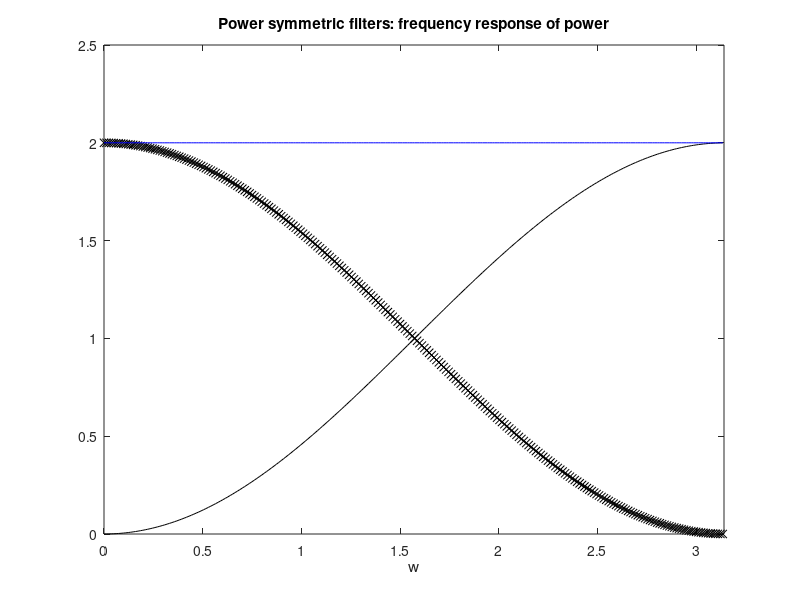

Reproduce this figure in MATLAB.
% Frequency response of the power of power symmetric filters
c=1/sqrt(2);
h0=[c c]; %low-pass filter
h1=[c -c]; %high-pass filter
w=0:(2*pi/511):pi;
H0=abs(fft(h0,512)); %discrete Fourier transform
H1=abs(fft(h1,512));  % "  "  "
PH0=H0.*H0;
PH1=H1.*H1;
PHT=PH0+PH1;
plot(w,PH0(1:256),'kx'); hold on;
plot(w,PH1(1:256),'k');
plot(w,PHT(1:256),'b');
axis([0 pi 0 2.5]);
title('Power symmetric filters: frequency response of power');
xlabel('w');
